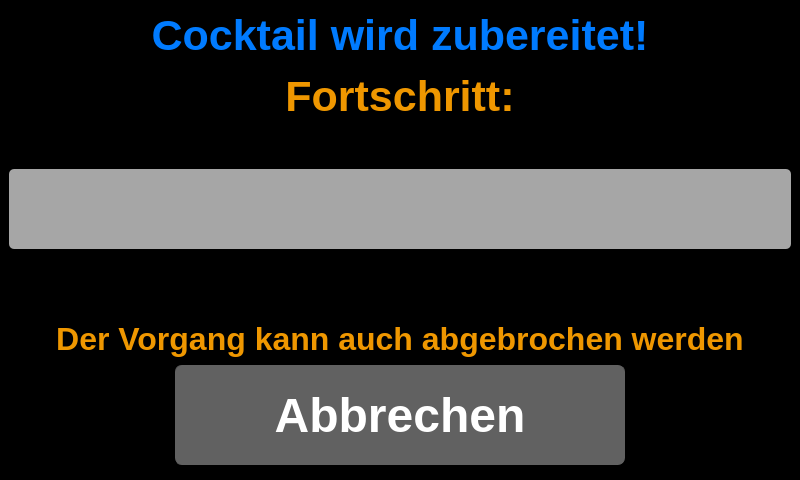
<?xml version="1.0" encoding="UTF-8"?>
<ui version="4.0">
 <class>Progressbarwindow</class>
 <widget class="QMainWindow" name="Progressbarwindow">
  <property name="geometry">
   <rect>
    <x>0</x>
    <y>0</y>
    <width>800</width>
    <height>480</height>
   </rect>
  </property>
  <property name="sizePolicy">
   <sizepolicy hsizetype="Fixed" vsizetype="Fixed">
    <horstretch>0</horstretch>
    <verstretch>0</verstretch>
   </sizepolicy>
  </property>
  <property name="minimumSize">
   <size>
    <width>800</width>
    <height>480</height>
   </size>
  </property>
  <property name="maximumSize">
   <size>
    <width>800</width>
    <height>480</height>
   </size>
  </property>
  <property name="cursor">
   <cursorShape>ArrowCursor</cursorShape>
  </property>
  <property name="windowTitle">
   <string>~~ Cocktail wird zubereitet ~~</string>
  </property>
  <property name="styleSheet">
   <string notr="true">QWidget
{
	color: rgb(0, 123, 255);	
	background-color: rgb(0, 0, 0);

}

QPushButton {
	background-color: rgb(97, 97, 97);
	color: rgb(255, 255, 255);
    border-width: 1px;
	border-color: rgb(97, 97, 97);
	border-style: solid;
	border-radius: 7;
	padding: 3px;
	padding-left: 5px;
	padding-right: 5px;
}

QPushButton:checked
{
	color: rgb(255, 255, 255);	
	background-color: rgb(0, 123, 255);
}

QProgressBar
{
	background-color: rgb(166, 166, 166);
	color: rgb(0, 0, 0);
    border: 2px rgb(166, 166, 166);
    border-radius: 5px;
}

QProgressBar::chunk {
	border: 2px rgb(166, 166, 166);
    border-top-left-radius: 5px;
    border-bottom-left-radius: 5px;
    border-top-right-radius: 5px;
    border-bottom-right-radius: 5px;
	background-color: rgb(0, 123, 255);
   /* width: 40px;
    margin: 0.5px;*/
}

#Labbruch {
	color: rgb(239, 151, 0);
}</string>
  </property>
  <widget class="QWidget" name="centralwidget">
   <layout class="QVBoxLayout" name="verticalLayout">
    <item>
     <widget class="QLabel" name="Lheader">
      <property name="minimumSize">
       <size>
        <width>0</width>
        <height>150</height>
       </size>
      </property>
      <property name="maximumSize">
       <size>
        <width>16777215</width>
        <height>150</height>
       </size>
      </property>
      <property name="font">
       <font>
        <pointsize>32</pointsize>
        <weight>75</weight>
        <bold>true</bold>
       </font>
      </property>
      <property name="text">
       <string>&lt;html&gt;&lt;head/&gt;&lt;body&gt;&lt;p&gt;Cocktail wird zubereitet!&lt;/p&gt;&lt;p&gt;&lt;span style=&quot; color:#ef9700;&quot;&gt;Fortschritt:&lt;/span&gt;&lt;/p&gt;&lt;/body&gt;&lt;/html&gt;</string>
      </property>
      <property name="alignment">
       <set>Qt::AlignHCenter|Qt::AlignTop</set>
      </property>
     </widget>
    </item>
    <item>
     <widget class="QProgressBar" name="progressBar">
      <property name="maximumSize">
       <size>
        <width>16777215</width>
        <height>80</height>
       </size>
      </property>
      <property name="value">
       <number>0</number>
      </property>
      <property name="alignment">
       <set>Qt::AlignCenter</set>
      </property>
      <property name="textVisible">
       <bool>false</bool>
      </property>
      <property name="orientation">
       <enum>Qt::Horizontal</enum>
      </property>
      <property name="format">
       <string>%p%</string>
      </property>
     </widget>
    </item>
    <item>
     <widget class="QLabel" name="Labbruch">
      <property name="maximumSize">
       <size>
        <width>16777215</width>
        <height>100</height>
       </size>
      </property>
      <property name="font">
       <font>
        <pointsize>24</pointsize>
        <weight>75</weight>
        <bold>true</bold>
       </font>
      </property>
      <property name="text">
       <string>Der Vorgang kann auch abgebrochen werden</string>
      </property>
      <property name="alignment">
       <set>Qt::AlignBottom|Qt::AlignHCenter</set>
      </property>
     </widget>
    </item>
    <item>
     <layout class="QHBoxLayout" name="horizontalLayout">
      <item>
       <spacer name="horizontalSpacer">
        <property name="orientation">
         <enum>Qt::Horizontal</enum>
        </property>
        <property name="sizeHint" stdset="0">
         <size>
          <width>40</width>
          <height>20</height>
         </size>
        </property>
       </spacer>
      </item>
      <item>
       <widget class="QPushButton" name="PBabbrechen">
        <property name="minimumSize">
         <size>
          <width>450</width>
          <height>100</height>
         </size>
        </property>
        <property name="maximumSize">
         <size>
          <width>450</width>
          <height>16777215</height>
         </size>
        </property>
        <property name="font">
         <font>
          <pointsize>36</pointsize>
          <weight>75</weight>
          <bold>true</bold>
         </font>
        </property>
        <property name="text">
         <string>Abbrechen</string>
        </property>
       </widget>
      </item>
      <item>
       <spacer name="horizontalSpacer_2">
        <property name="orientation">
         <enum>Qt::Horizontal</enum>
        </property>
        <property name="sizeHint" stdset="0">
         <size>
          <width>40</width>
          <height>20</height>
         </size>
        </property>
       </spacer>
      </item>
     </layout>
    </item>
   </layout>
  </widget>
 </widget>
 <resources/>
 <connections/>
</ui>
